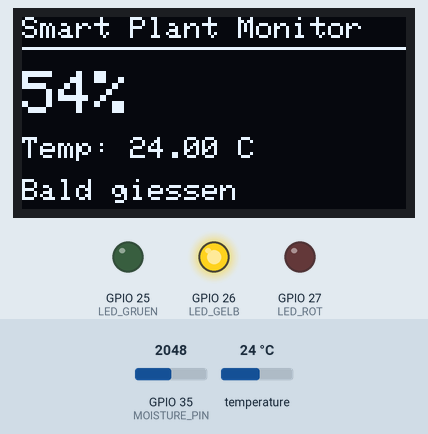
Bench run of a program on a simulated ESP32. Shown: 128×64 one-colour display, output pins drawn as LEDs (lit = HIGH). Inputs (shaded band) come from the test bench; at power-on: GPIO 35 (MOISTURE_PIN) = 2048, temperature 24 °C. WiFi joins after 1.5 s; servers stay silent unless stated; what the program prints to the serial monitor is not drawn.

Above: at 5.4 s.
5.5 s: GPIO 35 (MOISTURE_PIN) set to 2515
At 7.6 s:
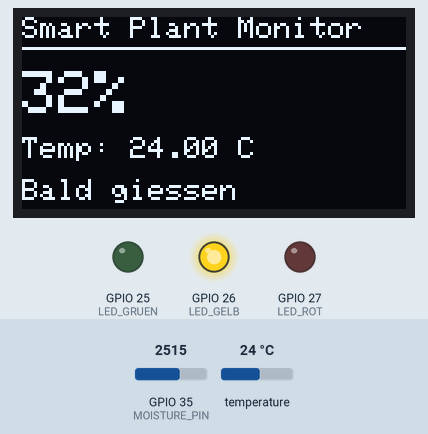
8.3 s: GPIO 35 (MOISTURE_PIN) set to 2589
At 11.9 s:
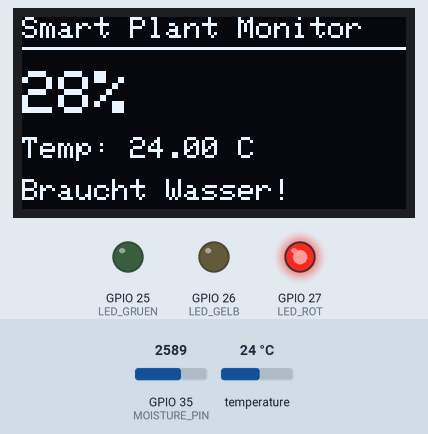
12.3 s: GPIO 35 (MOISTURE_PIN) set to 1228
At 16.0 s:
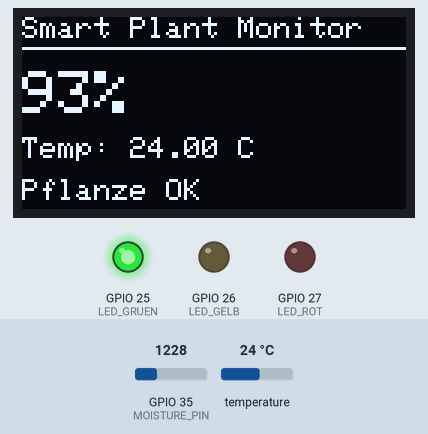
16.3 s: temperature set to 12 °C
At 17.7 s:
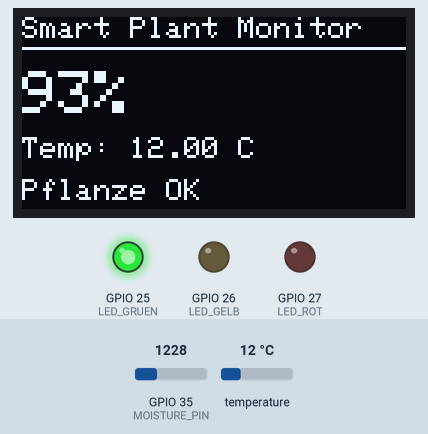
18.3 s: temperature set to 19 °C
20.3 s: temperature set to 28 °C
At 21.9 s:
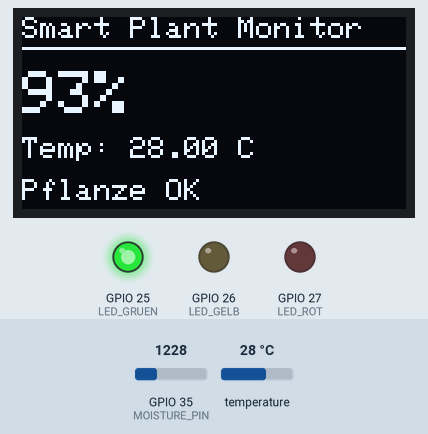
Timing chart, 0 to 23.3 s (numbered marks = the images above; inputs shaded):
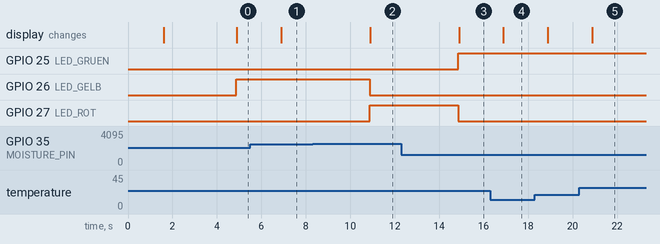

Measured:
- the behaviour switches between 2563 and 2564 on GPIO 35 (MOISTURE_PIN) (found by bisection; images 1 and 2)
- after the input at 5.5 s, the display: changes after 1.4 s (image 1)
- after the input at 8.3 s, GPIO 26 (LED_GELB): HIGH → LOW after 2.6 s; GPIO 27 (LED_ROT): LOW → HIGH after 2.6 s; the display: changes after 2.6 s (image 2)
- after the input at 12.3 s, GPIO 25 (LED_GRUEN): LOW → HIGH after 2.6 s; GPIO 27 (LED_ROT): HIGH → LOW after 2.6 s; the display: changes after 2.6 s (image 3)
- after the input at 16.3 s, the display: changes after 0.59 s (image 4)
- after the input at 20.3 s, the display: changes after 0.59 s (image 5)

The program:

main.cpp
```cpp
#include <Arduino.h>

/*
  SMART PLANT MONITOR - ESP32 mit Web-Dashboard
  ================================================
*/

#include <WiFi.h>
#include <WebServer.h>
#include <Wire.h>
#include <Adafruit_GFX.h>
#include <Adafruit_SSD1306.h>
#include <OneWire.h>
#include <DallasTemperature.h>

// ---------- WLAN-ZUGANGSDATEN ----------
const char* WIFI_SSID     = "Smartiot";
const char* WIFI_PASSWORD = "Smart1234";

// ---------- PIN-BELEGUNG ----------
#define OLED_SDA      21
#define OLED_SCL      22
#define MOISTURE_PIN  35
#define DS18B20_PIN   13
#define LED_GRUEN     25
#define LED_GELB      26
#define LED_ROT       27

// ---------- OLED SETUP ----------
#define SCREEN_WIDTH  128
#define SCREEN_HEIGHT 64
Adafruit_SSD1306 display(SCREEN_WIDTH, SCREEN_HEIGHT, &Wire, -1);

// ---------- DS18B20 SETUP ----------
OneWire oneWire(DS18B20_PIN);
DallasTemperature ds18b20(&oneWire);
bool ds18b20Ok = false;

// ---------- KALIBRIERUNG FEUCHTIGKEITSSENSOR ----------
int TROCKEN_WERT = 3195;
int NASS_WERT    = 1090;

// ---------- WEBSERVER ----------
WebServer server(80);

// ---------- AKTUELLE MESSWERTE ----------
int   g_feuchtigkeit = 0;
float g_temperatur    = -999;
String g_status       = "startet...";

const char INDEX_HTML[] PROGMEM = R"HTML(
<!DOCTYPE html>
<html lang="de">
<head>
<meta charset="UTF-8">
<meta name="viewport" content="width=device-width, initial-scale=1">
<title>Smart Plant Monitor</title>
<style>
  * { box-sizing: border-box; margin: 0; padding: 0; }
  body {
    font-family: -apple-system, Segoe UI, Roboto, sans-serif;
    background: #F5F5F0;
    color: #22291F;
    display: flex;
    flex-direction: column;
    align-items: center;
    padding: 32px 20px;
    min-height: 100vh;
  }
  h1 { font-size: 22px; margin-bottom: 4px; }
  .sub { color: #6B7568; font-size: 13px; margin-bottom: 28px; }
  .card {
    background: white;
    border-radius: 20px;
    padding: 28px;
    width: 100%;
    max-width: 360px;
    box-shadow: 0 4px 18px rgba(0,0,0,0.08);
    text-align: center;
    margin-bottom: 18px;
  }
  .big { font-size: 56px; font-weight: 700; }
  .label { color: #6B7568; font-size: 13px; margin-top: 6px; }
  .status {
    display: inline-block;
    margin-top: 14px;
    padding: 8px 18px;
    border-radius: 999px;
    color: white;
    font-weight: 600;
    font-size: 14px;
  }
  .row { display: flex; gap: 14px; width: 100%; max-width: 360px; }
  .row .card { flex: 1; padding: 18px; }
  .row .big { font-size: 30px; }
  .dot { height: 8px; width: 8px; border-radius: 50%; display:inline-block; margin-right:6px; }
</style>
</head>
<body>
  <h1>&#127793; Smart Plant Monitor</h1>
  <div class="sub" id="conn"><span class="dot" style="background:#97BC62"></span>verbunden</div>

  <div class="card">
    <div class="big" id="feuchtigkeit">--%</div>
    <div class="label">Bodenfeuchte</div>
    <div class="status" id="status">lädt...</div>
  </div>

  <div class="row">
    <div class="card">
      <div class="big" id="temperatur">--</div>
      <div class="label">Temperatur (°C)</div>
    </div>
    <div class="card">
      <div class="big" id="zeit">0s</div>
      <div class="label">letzte Aktualisierung</div>
    </div>
  </div>

<script>
let sekunden = 0;
async function update() {
  try {
    const r = await fetch('/data');
    const d = await r.json();
    document.getElementById('feuchtigkeit').innerText = d.feuchtigkeit + '%';
    document.getElementById('temperatur').innerText = d.temperatur;
    const statusEl = document.getElementById('status');
    statusEl.innerText = d.status;
    const farben = { 'Pflanze OK': '#2E8B4A', 'Bald giessen': '#E8A33D', 'Braucht Wasser!': '#C0503D' };
    statusEl.style.background = farben[d.status] || '#6B7568';
    document.getElementById('conn').innerHTML = '<span class="dot" style="background:#97BC62"></span>verbunden';
    sekunden = 0;
  } catch (e) {
    document.getElementById('conn').innerHTML = '<span class="dot" style="background:#C0503D"></span>keine Verbindung';
  }
}
setInterval(() => {
  sekunden++;
  document.getElementById('zeit').innerText = sekunden + 's';
}, 1000);
update();
setInterval(update, 2000);
</script>
</body>
</html>
)HTML";

void handleRoot() {
  server.send(200, "text/html", INDEX_HTML);
}

void handleData() {
  String json = "{";
  json += "\"feuchtigkeit\":" + String(g_feuchtigkeit) + ",";
  json += "\"temperatur\":" + String(ds18b20Ok ? String(g_temperatur, 1) : String("n/a")) + ",";
  json += "\"status\":\"" + g_status + "\"";
  json += "}";
  server.send(200, "application/json", json);
}

void setup() {
  Serial.begin(115200);

  Wire.begin(OLED_SDA, OLED_SCL);
  if (!display.begin(SSD1306_SWITCHCAPVCC, 0x3C)) {
    Serial.println("OLED nicht gefunden!");
    while (true) delay(10);
  }
  display.clearDisplay();
  display.setTextColor(SSD1306_WHITE);

  ds18b20.begin();
  ds18b20Ok = (ds18b20.getDeviceCount() > 0);

  pinMode(LED_GRUEN, OUTPUT);
  pinMode(LED_GELB, OUTPUT);
  pinMode(LED_ROT, OUTPUT);

  display.setTextSize(1);
  display.setCursor(0, 0);
  display.println("Verbinde WLAN...");
  display.display();

  WiFi.begin(WIFI_SSID, WIFI_PASSWORD);
  Serial.print("Verbinde mit WLAN");
  int versuche = 0;
  while (WiFi.status() != WL_CONNECTED && versuche < 30) {
    delay(500);
    Serial.print(".");
    versuche++;
  }

  if (WiFi.status() == WL_CONNECTED) {
    Serial.println();
    Serial.print("Verbunden! IP-Adresse: ");
    Serial.println(WiFi.localIP());
    display.clearDisplay();
    display.setCursor(0, 0);
    display.println("WLAN verbunden!");
    display.println(WiFi.localIP().toString());
    display.display();
    delay(2500);
  } else {
    Serial.println();
    Serial.println("WLAN-Verbindung fehlgeschlagen.");
    display.clearDisplay();
    display.setCursor(0, 0);
    display.println("Kein WLAN!");
    display.println("Weiter ohne Web.");
    display.display();
    delay(2000);
  }

  server.on("/", handleRoot);
  server.on("/data", handleData);
  server.begin();
}

void loop() {
  server.handleClient();

  static unsigned long letzteMessung = 0;
  if (millis() - letzteMessung < 2000) return;
  letzteMessung = millis();

  int rohwert = analogRead(MOISTURE_PIN);
  int feuchtigkeit = map(rohwert, TROCKEN_WERT, NASS_WERT, 0, 100);
  feuchtigkeit = constrain(feuchtigkeit, 0, 100);

  float temperatur = -999;
  if (ds18b20Ok) {
    ds18b20.requestTemperatures();
    temperatur = ds18b20.getTempCByIndex(0);
  }

  String status;
  if (feuchtigkeit > 60) {
    status = "Pflanze OK";
    digitalWrite(LED_GRUEN, HIGH);
    digitalWrite(LED_GELB, LOW);
    digitalWrite(LED_ROT, LOW);
  } else if (feuchtigkeit >= 30) {
    status = "Bald giessen";
    digitalWrite(LED_GRUEN, LOW);
    digitalWrite(LED_GELB, HIGH);
    digitalWrite(LED_ROT, LOW);
  } else {
    status = "Braucht Wasser!";
    digitalWrite(LED_GRUEN, LOW);
    digitalWrite(LED_GELB, LOW);
    digitalWrite(LED_ROT, HIGH);
  }

  g_feuchtigkeit = feuchtigkeit;
  g_temperatur = temperatur;
  g_status = status;

  display.clearDisplay();
  display.setTextSize(1);
  display.setCursor(0, 0);
  display.println("Smart Plant Monitor");
  display.drawLine(0, 10, 128, 10, SSD1306_WHITE);

  display.setTextSize(2);
  display.setCursor(0, 18);
  display.print(feuchtigkeit);
  display.println("%");

  display.setTextSize(1);
  display.setCursor(0, 40);
  display.print("Temp: ");
  if (ds18b20Ok) {
    display.print(temperatur);
    display.println(" C");
  } else {
    display.println("n/a");
  }

  display.setCursor(0, 54);
  display.println(status);
  display.display();

  Serial.print("Rohwert: ");
  Serial.print(rohwert);
  Serial.print(" | Feuchtigkeit: ");
  Serial.print(feuchtigkeit);
  Serial.print("% | Temp: ");
  if (ds18b20Ok) { Serial.print(temperatur); Serial.print(" C"); } else { Serial.print("n/a"); }
  Serial.print(" | Status: ");
  Serial.print(status);
  Serial.print(" | IP: ");
  Serial.println(WiFi.status() == WL_CONNECTED ? WiFi.localIP().toString() : "-");
}
```
